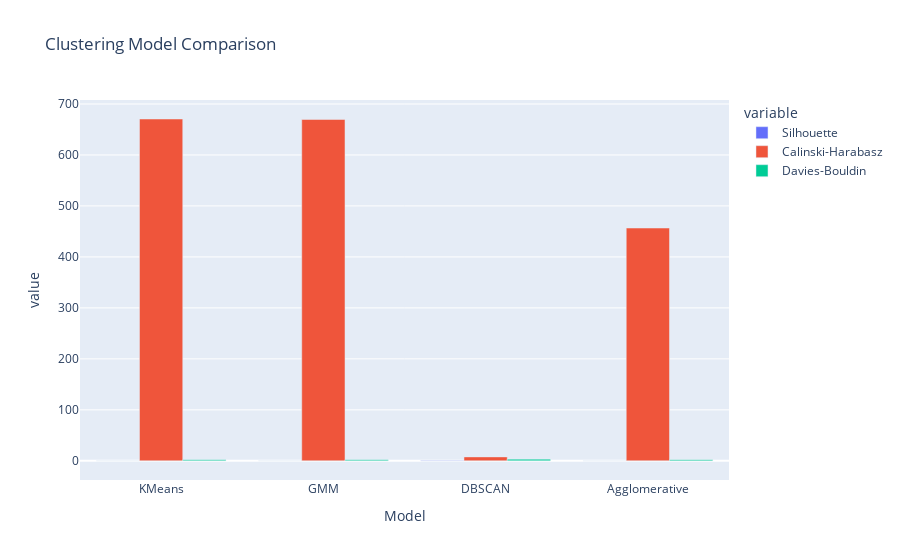

Notebook cell for this chart:
### Markdown cell above
### 6. Evaluation
To choose the best clustering model, we'll use the following metrics:
- **Silhouette Score:** Measures how similar a data point is to its own cluster compared to other clusters. The score ranges from -1 to 1, where a high value indicates that the object is well matched to its own cluster and poorly matched to neighboring clusters.
- **Calinski-Harabasz Score:** Also known as the Variance Ratio Criterion, it's the ratio of the sum of between-cluster dispersion and within-cluster dispersion. A higher score indicates better-defined clusters.
- **Davies-Bouldin Score:** Measures the average similarity between each cluster and its most similar one. The score ranges from 0 upwards, where a lower value indicates better clustering.

### Code cell
def evaluate_clustering(X_scaled, labels, model_name):
    if len(set(labels)) > 1:
        silhouette = silhouette_score(X_scaled, labels)
        calinski = calinski_harabasz_score(X_scaled, labels)
        davies = davies_bouldin_score(X_scaled, labels)
    else:
        silhouette, calinski, davies = -1, -1, -1
        
    return {'Model': model_name, 'Silhouette': silhouette, 'Calinski-Harabasz': calinski, 'Davies-Bouldin': davies}

kmeans_eval = evaluate_clustering(X_scaled, df['kmeans_cluster'], 'KMeans')
gmm_eval = evaluate_clustering(X_scaled, df['gmm_cluster'], 'GMM')
dbscan_eval = evaluate_clustering(X_scaled, df['dbscan_cluster'], 'DBSCAN')
agglomerative_eval = evaluate_clustering(X_scaled, df['agglomerative_cluster'], 'Agglomerative')

evaluation_df = pd.DataFrame([kmeans_eval, gmm_eval, dbscan_eval, agglomerative_eval])
display(evaluation_df)

fig = px.bar(evaluation_df.melt(id_vars='Model'), x='Model', y='value', color='variable', barmode='group', title='Clustering Model Comparison')
fig.show()

### Figure 1 — Plotly figure (JSON) as saved in the notebook; plotly's stock layout.template omitted (floating-point values rounded to 4 significant figures)
{"data": [{"alignmentgroup": "True", "hovertemplate": "variable=Silhouette<br>Model=%{x}<br>value=%{y}<extra></extra>", "legendgroup": "Silhouette", "marker": {"color": "#636efa", "pattern": {"shape": ""}}, "name": "Silhouette", "offsetgroup": "Silhouette", "orientation": "v", "showlegend": true, "textposition": "auto", "type": "bar", "x": ["KMeans", "GMM", "DBSCAN", "Agglomerative"], "xaxis": "x", "y": [0.1854, 0.1853, -0.3319, 0.1401], "yaxis": "y"}, {"alignmentgroup": "True", "hovertemplate": "variable=Calinski-Harabasz<br>Model=%{x}<br>value=%{y}<extra></extra>", "legendgroup": "Calinski-Harabasz", "marker": {"color": "#EF553B", "pattern": {"shape": ""}}, "name": "Calinski-Harabasz", "offsetgroup": "Calinski-Harabasz", "orientation": "v", "showlegend": true, "textposition": "auto", "type": "bar", "x": ["KMeans", "GMM", "DBSCAN", "Agglomerative"], "xaxis": "x", "y": [670.5, 669.6, 7.719, 456.6], "yaxis": "y"}, {"alignmentgroup": "True", "hovertemplate": "variable=Davies-Bouldin<br>Model=%{x}<br>value=%{y}<extra></extra>", "legendgroup": "Davies-Bouldin", "marker": {"color": "#00cc96", "pattern": {"shape": ""}}, "name": "Davies-Bouldin", "offsetgroup": "Davies-Bouldin", "orientation": "v", "showlegend": true, "textposition": "auto", "type": "bar", "x": ["KMeans", "GMM", "DBSCAN", "Agglomerative"], "xaxis": "x", "y": [2.003, 2.003, 3.317, 2.223], "yaxis": "y"}], "layout": {"barmode": "group", "legend": {"title": {"text": "variable"}, "tracegroupgap": 0}, "title": {"text": "Clustering Model Comparison"}, "xaxis": {"anchor": "y", "domain": [0, 1], "title": {"text": "Model"}}, "yaxis": {"anchor": "x", "domain": [0, 1], "title": {"text": "value"}}}}
